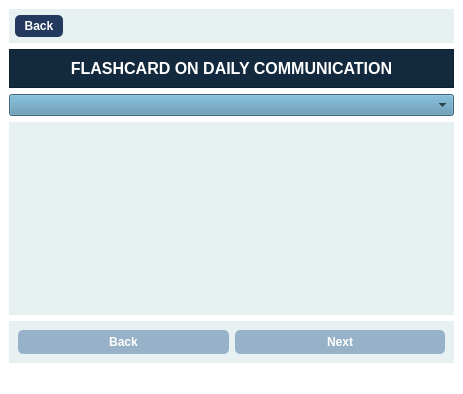
<?xml version="1.0" encoding="UTF-8"?>
<ui version="4.0">
 <class>MainWindow</class>
 <widget class="QMainWindow" name="MainWindow">
  <property name="geometry">
   <rect>
    <x>0</x>
    <y>0</y>
    <width>457</width>
    <height>394</height>
   </rect>
  </property>
  <property name="windowTitle">
   <string>MainWindow</string>
  </property>
  <property name="windowIcon">
   <iconset>
    <normaloff>:/icons/chevron-left.svg</normaloff>:/icons/chevron-left.svg</iconset>
  </property>
  <property name="styleSheet">
   <string notr="true">background-color: rgb(255, 255, 255);</string>
  </property>
  <widget class="QWidget" name="centralwidget">
   <layout class="QVBoxLayout" name="verticalLayout">
    <item>
     <widget class="QWidget" name="widget_2" native="true">
      <property name="minimumSize">
       <size>
        <width>445</width>
        <height>34</height>
       </size>
      </property>
      <property name="styleSheet">
       <string notr="true">QWidget {
    background-color: #e8f1f2; /* Màu vàng nhạt */
}
QPushButton {
    background-color: #23395d; /*mau xanh  */
    color: white; /* Chữ màu trắng */
    border-radius: 5px;
    padding: 5px;
}

QPushButton:hover {
    background-color: rgb(255, 140, 0); /* Màu cam đậm khi hover */
}</string>
      </property>
      <widget class="QPushButton" name="pushButton_3">
       <property name="geometry">
        <rect>
         <x>6</x>
         <y>6</y>
         <width>48</width>
         <height>22</height>
        </rect>
       </property>
       <property name="font">
        <font>
         <pointsize>9</pointsize>
         <weight>75</weight>
         <bold>true</bold>
        </font>
       </property>
       <property name="styleSheet">
        <string notr="true">QWidget {
    background-color: #e8f1f2; /* Màu vàng nhạt */
}
QPushButton {
    background-color: #23395d; /*mau xanh  */
    color: white; /* Chữ màu trắng */
    border-radius: 5px;
    padding: 5px;
}

QPushButton:hover {
    background-color: rgb(255, 140, 0); /* Màu cam đậm khi hover */
}</string>
       </property>
       <property name="text">
        <string>Back</string>
       </property>
       <property name="icon">
        <iconset>
         <normaloff>../../../icons8-play-48 - Copy.png</normaloff>../../../icons8-play-48 - Copy.png</iconset>
       </property>
      </widget>
     </widget>
    </item>
    <item>
     <widget class="QFrame" name="frame">
      <property name="styleSheet">
       <string notr="true">background-color: #13293d</string>
      </property>
      <property name="frameShape">
       <enum>QFrame::StyledPanel</enum>
      </property>
      <property name="frameShadow">
       <enum>QFrame::Raised</enum>
      </property>
      <layout class="QHBoxLayout" name="horizontalLayout">
       <item>
        <widget class="QLabel" name="label_3">
         <property name="font">
          <font>
           <pointsize>12</pointsize>
           <weight>75</weight>
           <bold>true</bold>
          </font>
         </property>
         <property name="styleSheet">
          <string notr="true">background-color: #13293d;
color: #fff;</string>
         </property>
         <property name="text">
          <string>FLASHCARD ON DAILY COMMUNICATION</string>
         </property>
         <property name="alignment">
          <set>Qt::AlignCenter</set>
         </property>
        </widget>
       </item>
      </layout>
     </widget>
    </item>
    <item>
     <widget class="QComboBox" name="comboBox">
      <property name="styleSheet">
       <string notr="true">background-color: rgb(85, 143, 174);
color: rgb(0, 0, 0);
font-weight: bold;
</string>
      </property>
     </widget>
    </item>
    <item>
     <widget class="QStackedWidget" name="stackedWidget">
      <property name="styleSheet">
       <string notr="true">background-color: #e8f1f2</string>
      </property>
      <property name="currentIndex">
       <number>0</number>
      </property>
      <widget class="QWidget" name="page">
       <layout class="QHBoxLayout" name="horizontalLayout_4">
        <item>
         <widget class="QLabel" name="label">
          <property name="font">
           <font>
            <pointsize>15</pointsize>
            <weight>75</weight>
            <bold>true</bold>
           </font>
          </property>
          <property name="layoutDirection">
           <enum>Qt::LeftToRight</enum>
          </property>
          <property name="styleSheet">
           <string notr="true">color: rgb(0, 0, 0);
font-weight: bold;</string>
          </property>
          <property name="text">
           <string/>
          </property>
          <property name="alignment">
           <set>Qt::AlignCenter</set>
          </property>
         </widget>
        </item>
       </layout>
      </widget>
      <widget class="QWidget" name="page_2">
       <layout class="QHBoxLayout" name="horizontalLayout_3">
        <item>
         <widget class="QLabel" name="label_2">
          <property name="text">
           <string/>
          </property>
         </widget>
        </item>
       </layout>
      </widget>
     </widget>
    </item>
    <item>
     <widget class="QWidget" name="widget" native="true">
      <property name="styleSheet">
       <string notr="true">QWidget {
    background-color: #e8f1f2; /* Màu vàng nhạt */
}
QPushButton {
    background-color: #23395d; /*mau xanh  */
    color: white; /* Chữ màu trắng */
    border-radius: 5px;
    padding: 5px;
}
</string>
      </property>
      <layout class="QHBoxLayout" name="horizontalLayout_2">
       <item>
        <widget class="QPushButton" name="pushButton">
         <property name="font">
          <font>
           <weight>75</weight>
           <bold>true</bold>
          </font>
         </property>
         <property name="styleSheet">
          <string notr="true">QPushButton {
    background-color: rgb(151, 178, 200); /* Màu xanh */
    color: white; /* Chữ màu trắng */
    border-radius: 5px;
    padding: 5px;
}

QPushButton:hover {
    background-color: #1c7bbf; /* Màu xanh đậm hơn khi hover */
}

QPushButton:pressed {
    background-color: #145c8c; /* Màu xanh tối khi nhấn */
}</string>
         </property>
         <property name="text">
          <string>Back</string>
         </property>
        </widget>
       </item>
       <item>
        <widget class="QPushButton" name="pushButton_2">
         <property name="font">
          <font>
           <weight>75</weight>
           <bold>true</bold>
          </font>
         </property>
         <property name="styleSheet">
          <string notr="true">QPushButton {
    background-color: rgb(151, 178, 200); /* Màu xanh */
    color: white; /* Chữ màu trắng */
    border-radius: 5px;
    padding: 5px;
}

QPushButton:hover {
    background-color: #1c7bbf; /* Màu xanh đậm hơn khi hover */
}

QPushButton:pressed {
    background-color: #145c8c; /* Màu xanh tối khi nhấn */
}</string>
         </property>
         <property name="text">
          <string>Next</string>
         </property>
        </widget>
       </item>
      </layout>
     </widget>
    </item>
   </layout>
  </widget>
  <widget class="QMenuBar" name="menubar">
   <property name="geometry">
    <rect>
     <x>0</x>
     <y>0</y>
     <width>457</width>
     <height>18</height>
    </rect>
   </property>
  </widget>
  <widget class="QStatusBar" name="statusbar"/>
 </widget>
 <resources>
  <include location="../../OneDrive/Pictures/resource files.qrc"/>
 </resources>
 <connections/>
</ui>
